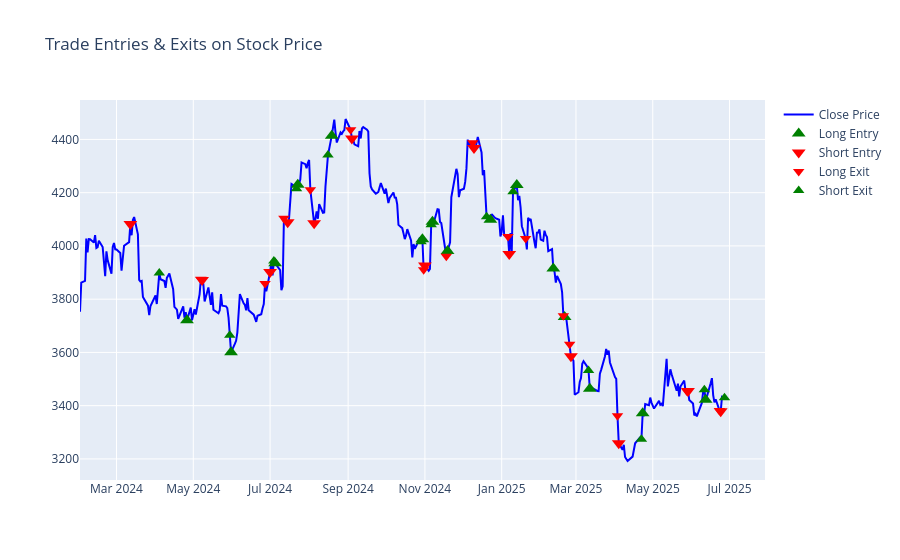
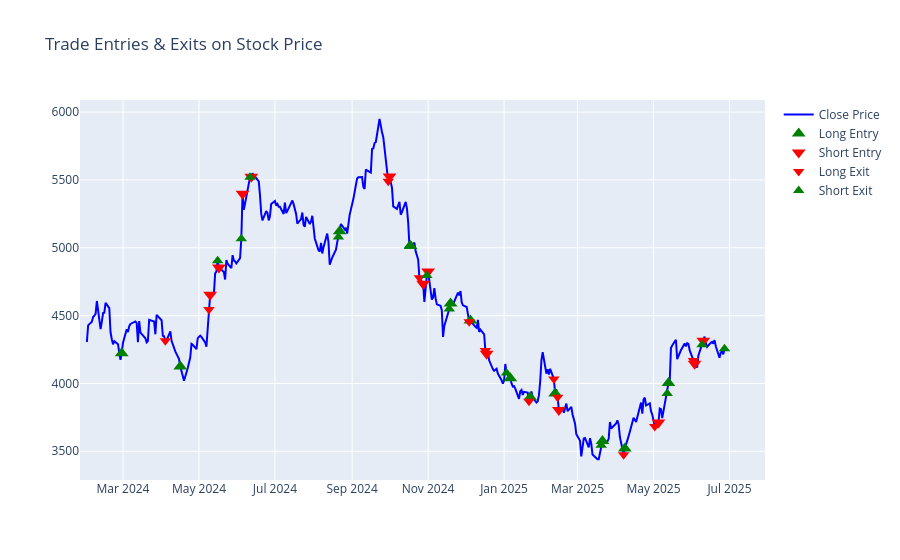

These figures' notebook cell, in order:
### Code cell
plot_buy_sell(stock_1_df,trade_wise_stock_1)
plot_buy_sell(stock_2_df,trade_wise_stock_2)
